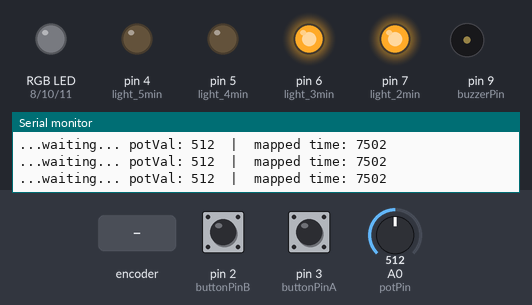
Simulated run of this sketch. Board: Arduino Uno, built with avr-gcc and run on an emulated ATmega328P. On the bench: an RGB LED mixed from three pins (HIGH = lit), output pins drawn as LEDs (lit = HIGH), buzzer (waves = sounding), the last lines printed to the serial monitor. The test bench sets the inputs (shaded band); at power-on: A0 (potPin) = 512, pin 2 (buttonPinB) HIGH, pin 3 (buttonPinA) HIGH.

Above: at 1.2 s.
1.3 s: rotary encoder on pin 3 (buttonPinA) / pin 2 (buttonPinB) turned 3 steps (first pin leading)
At 2.6 s:
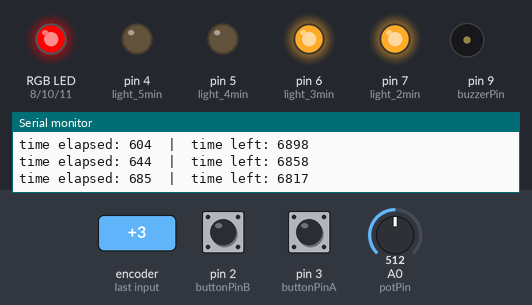
3.4 s: rotary encoder on pin 3 (buttonPinA) / pin 2 (buttonPinB) turned 1 step (first pin leading)
At 3.9 s:
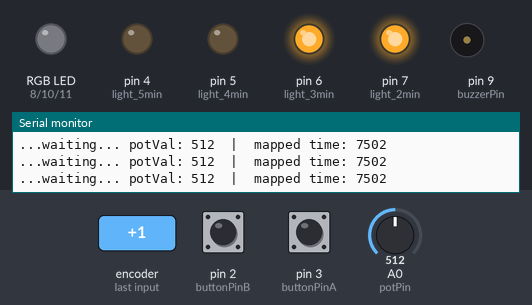
5.1 s: A0 (potPin) set to 604
8.1 s: A0 (potPin) set to 627
At 8.8 s:
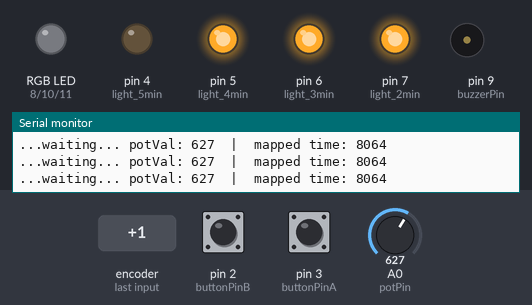
9.6 s: rotary encoder on pin 3 (buttonPinA) / pin 2 (buttonPinB) turned 1 step (first pin leading)
At 10.7 s:
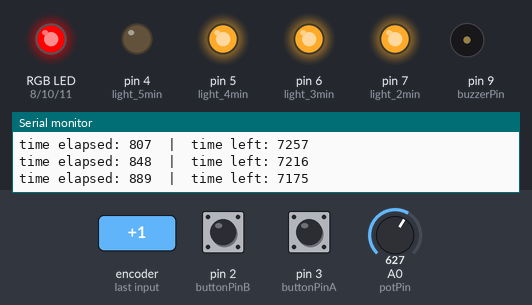
11.3 s: rotary encoder on pin 3 (buttonPinA) / pin 2 (buttonPinB) turned 2 steps (second pin leading)
Timing chart, 0 to 22.5 s (numbered marks = the images above; inputs shaded):
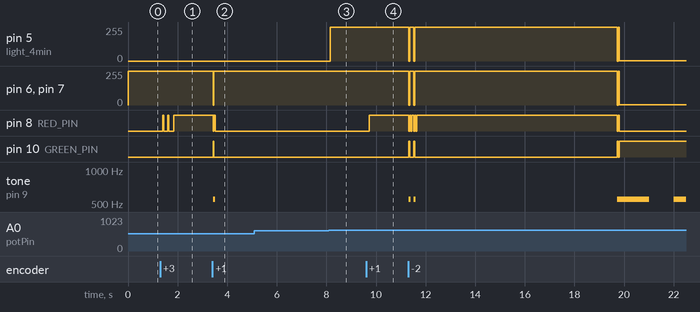

Measured:
- the behaviour switches between 614 and 615 on A0 (potPin) (found by bisection; images 2 and 3)
- after the input at 1.3 s, pin 8 (RED_PIN): alternates HIGH for 0.04 s and LOW for 0.18 s, 5 changes in all, then stays HIGH, starting after 0.11 s
- after the input at 3.4 s, pin 6 (light_3min), pin 7 (light_2min): 255/255 → 0/255 at once, → 255/255 0.03 s later; pin 8 (RED_PIN): HIGH → LOW at once, → HIGH 0.03 s later, → LOW 0.06 s later; pin 10 (GREEN_PIN): LOW → HIGH at once, → LOW 0.03 s later; tone on pin 9 (buzzerPin): silent → 550 Hz at once, → silent 0.08 s later
- after the input at 8.1 s, pin 5 (light_4min): 0/255 → 255/255 after 0.06 s
- after the input at 9.6 s, pin 8 (RED_PIN): LOW → HIGH after 0.14 s

The sketch:

trubrew.ino
```cpp
// Wire the components as per the accompanying circuit diagram.
// Turn on your serial monitor after you have uploaded the code to see the effect of this code.

unsigned long lastPeriodStart;
const int onDuration=1000;
const int periodDuration=2000;
const int buzzerPin = 9;    // connect the buzzer to pin 9
const int songLength = 4;  // sets the number of notes of the song

// Notes is an array of text characters corresponding to the notes
// in your song. A space represents a rest (no tone)

char notes[songLength] = {'c', ' ', 'c', 'a'};

// beats[] is an array of values for each note. A "1" represents a quarter-note,
// "2" a half-note, and "4" a quarter-note.
// Don't forget that the rests (spaces) need a length as well.

int beats[songLength] = {1, 1,1,4 };

int tempo = 113;  // The tempo is how fast to play the song (beats per second).
int buttonPinA = 3; // Button A to Arduino Pin (Digital)
int buttonPinB = 2; // Button B to Arduino Pin (Digital)
int potPin = A0; // Potentiometer to Arduino Pin (Analog)

const int RED_PIN = 8;
const int GREEN_PIN = 10;
const int BLUE_PIN = 11;


int buttonAVal = 1; // set button A value to 1;
int buttonBVal = 1; // set button B value to 1;
int oldButtonAVal = 1; // set old button A value to 1;
int oldButtonBVal = 1; // set old button B value to 1;
int potVal = 0; // set potentiometer value to 0;

long minTime = 5000; // minimum timer time in milliseconds
long maxTime = 10000; // maximum timer time in milliseconds
long timeCheck = 0; // time stamp variable, value set to arbitrary zero
long timerTime = 0; // timer timer, value set to arbitrary zero

boolean timing = false; // is it timing? true or false value

void setup() {
   if (buttonBVal != oldButtonBVal && buttonBVal == 1) { // this statement literally reads: "if button B's current value is not equal to button B's old value, and, button B's value is 1". Essentially, it detects a "click event", when the user presses the button and releases it.
      timing = false; // stop timing and set timing value to false
    }
  pinMode(buttonPinA, INPUT_PULLUP); // rather than use "INPUT" we will use "INPUT_PULLUP" which makes use of the internal resistors in the Arduino board. This removes the need for pullup resistors connected to the button. See accompanying circuit diagram.
  pinMode(buttonPinB, INPUT_PULLUP); // One thing to note about INPUT_PULLUP: HIGH or 1 = button not pressed, LOW or 0 = button pressed.
  Serial.begin(9600); // begin the serial monitor for debugging purposes

  //lights
  pinMode(7, OUTPUT); // light 2min,  water
  pinMode(6, OUTPUT); // light 3min, light
  pinMode(5, OUTPUT); // light 4min, medium
  pinMode(4, OUTPUT); // light 5min, dark

  //RGB
  pinMode(RED_PIN, OUTPUT);
  pinMode(GREEN_PIN, OUTPUT);
  pinMode(BLUE_PIN, OUTPUT);

  //buzzer
  pinMode(buzzerPin, OUTPUT);  // sets the  buzzer pin as an OUTPUT
}

void loop() {

  buttonAVal = digitalRead(buttonPinA); // read new button A value
  buttonBVal = digitalRead(buttonPinB); // read new button B value
  timerTime = map(potVal, 0, 1023, minTime, maxTime);

  // lights are on to indicate coffee brew setting
  if (timerTime > 6000 & timerTime < 7000){
      digitalWrite(7,HIGH);
      digitalWrite(6,LOW);
      digitalWrite(5, LOW);
      digitalWrite(4,LOW);


    }
     if (timerTime > 7000 & timerTime < 8000){
      digitalWrite(7,HIGH);
      digitalWrite(6,HIGH);
      digitalWrite(5, LOW);
      digitalWrite(4,LOW);


    }
      if (timerTime > 8000 & timerTime < 9000){
       digitalWrite(7,HIGH);
      digitalWrite(6,HIGH);
      digitalWrite(5, HIGH);
      digitalWrite(4,LOW);


    }
      if (timerTime > 9000){
       digitalWrite(7,HIGH);
      digitalWrite(6,HIGH);
      digitalWrite(5, HIGH);
      digitalWrite(4,HIGH);


    }

  if (timing) {
      //light is red
     digitalWrite(RED_PIN, HIGH);
     digitalWrite(GREEN_PIN, LOW);
     digitalWrite(BLUE_PIN, LOW);


         // Red, Green, Blue, Yellow, Cyan, Purple, White
     if (buttonBVal != oldButtonBVal && buttonBVal == 1) { // this statement literally reads: "if button B's current value is not equal to button B's old value, and, button B's value is 1". Essentially, it detects a "click event", when the user presses the button and releases it.
      timing = false; // stop timing and set timing value to false
    }
    //when timer is timing
    long delta = millis() - timeCheck; // time difference between time elapsed and timeCheck. This gives you the amount of time since the timer started
     //make timer end
     if( buttonBVal == 0){
      delta = timerTime +1;
      }
    if (delta < timerTime) { // if time is not up

      // YOUR CODE FOR INDICATING TIME ELAPSED HERE

      Serial.print("time elapsed: ");
      Serial.print(delta); // print time elapsed
      Serial.print("  |  time left: ");
      Serial.print(timerTime - delta); // print time left
      Serial.println(); // print a line break;
    }
    else { // if time is up
            //light is green for ready!
           digitalWrite(RED_PIN, LOW);
           digitalWrite(GREEN_PIN, HIGH);
           digitalWrite(BLUE_PIN, LOW);

            digitalWrite(7,LOW);
            digitalWrite(6,LOW);
            digitalWrite(5, LOW);
            digitalWrite(4,LOW);

          //tone(9, 500);
          if (millis()-lastPeriodStart>=periodDuration)
  {
    lastPeriodStart+=periodDuration;
    tone(9,550, onDuration); // play 550 Hz tone in background for 'onDuration'
  }


      // YOUR CODE FOR TIME'S UP HERE
  if (buttonBVal != oldButtonBVal && buttonBVal == 1) { // this statement literally reads: "if button B's current value is not equal to button B's old value, and, button B's value is 1". Essentially, it detects a "click event", when the user presses the button and releases it.
      timing = false; // stop timing and set timing value to false
    }
      Serial.println("TIME IS UP!");
    }


  }
  else {
    //when timer is not timing
           noTone(9);
           digitalWrite(RED_PIN, LOW);
           digitalWrite(GREEN_PIN, LOW);
           digitalWrite(BLUE_PIN, LOW);

    // YOUR CODE FOR WAITING HERE

    potVal = analogRead(potPin); // read the potentiometer value
   ; // maps the pot value to the time between minimum and maximum
    Serial.print("...waiting... ");
    Serial.print("potVal: ");
    Serial.print(potVal);
    Serial.print("  |  mapped time: ");
    Serial.print(timerTime);
    Serial.println();
    if (buttonAVal != oldButtonAVal && buttonAVal == 1) { // this statement literally reads: "if button A's current value is not equal to button A's old value, and, button A's value is 1". Essentially, it detects a "click event", when the user presses the button and releases it.
      timeCheck = millis(); // store the time since the start of the arduino sketch
      timing = true;
    }
  }

  oldButtonAVal = buttonAVal; // set old button A value to current button A value
  oldButtonBVal = buttonBVal; // set old button B value to current button B value

  //delay(50); //just a short delay. This is just to make the Serial monitor more readable
}


void mainColors()
{

  // Red
  digitalWrite(RED_PIN, HIGH);
  digitalWrite(GREEN_PIN, LOW);
  digitalWrite(BLUE_PIN, LOW);
   delay(1000);
   digitalWrite(RED_PIN, LOW);
  digitalWrite(GREEN_PIN, LOW);
  digitalWrite(BLUE_PIN, HIGH);


}
void showSpectrum()
{
  for (int x = 0; x <= 767; x++)
  {
    RGB(x);      // Increment x and call RGB() to progress through colors.
    delay(10);   // Delay for 10 ms (1/100th of a second) - to help the "smoothing"
  }
}

/******************************************************************
 * void RGB(int color)
 *
 * RGB(###) displays a single color on the RGB LED.
 * Call RGB(###) with the number of a color you want
 * to display. For example, RGB(0) displays pure RED, RGB(255)
 * displays pure green.
 *
 * This function translates a number between 0 and 767 into a
 * specific color on the RGB LED. If you have this number count
 * through the whole range (0 to 767), the LED will smoothly
 * change color through the entire spectrum.
 *
 * The "base" numbers are:
 * 0   = pure red
 * 255 = pure green
 * 511 = pure blue
 * 767 = pure red (again)
 *
 * Numbers between the above colors will create blends. For
 * example, 640 is midway between 512 (pure blue) and 767
 * (pure red). It will give you a 50/50 mix of blue and red,
 * resulting in purple.
/*****************************************************************/
void RGB(int color)
{
  int redIntensity;
  int greenIntensity;
  int blueIntensity;

  color = constrain(color, 0, 767); // constrain the input value to a range of values from 0 to 767

    // if statement breaks down the "color" into three ranges:
  if (color <= 255)       // RANGE 1 (0 - 255) - red to green
  {
    redIntensity = 255 - color;    // red goes from on to off
    greenIntensity = color;        // green goes from off to on
    blueIntensity = 0;             // blue is always off
  }
  else if (color <= 511)  // RANGE 2 (256 - 511) - green to blue
  {
    redIntensity = 0;                     // red is always off
    greenIntensity = 511 - color;         // green on to off
    blueIntensity = color - 256;          // blue off to on
  }
  else                    // RANGE 3 ( >= 512)- blue to red
  {
    redIntensity = color - 512;         // red off to on
    greenIntensity = 0;                 // green is always off
    blueIntensity = 767 - color;        // blue on to off
  }

  // "send" intensity values to the Red, Green, Blue Pins using analogWrite()
  analogWrite(RED_PIN, redIntensity);
  analogWrite(GREEN_PIN, greenIntensity);
  analogWrite(BLUE_PIN, blueIntensity);
}


int frequency(char note)
{
  int i;
  const int numNotes = 8;  // number of notes we're storing
  char names[numNotes] = {
    'c', 'd', 'e', 'f', 'g', 'a', 'b', 'C'    };
  int frequencies[numNotes] = {
    262, 294, 330, 349, 392, 440, 494, 523    };

  // Now we'll search through the letters in the array, and if
  // we find it, we'll return the frequency for that note.

  for (i = 0; i < numNotes; i++)  // Step through the notes
  {
    if (names[i] == note)         // Is this the one?
    {
      return(frequencies[i]);     // Yes! Return the frequency and exit function.
    }
  }
  return(0);  // We looked through everything and didn't find it,
  // but we still need to return a value, so return 0.
}
```
